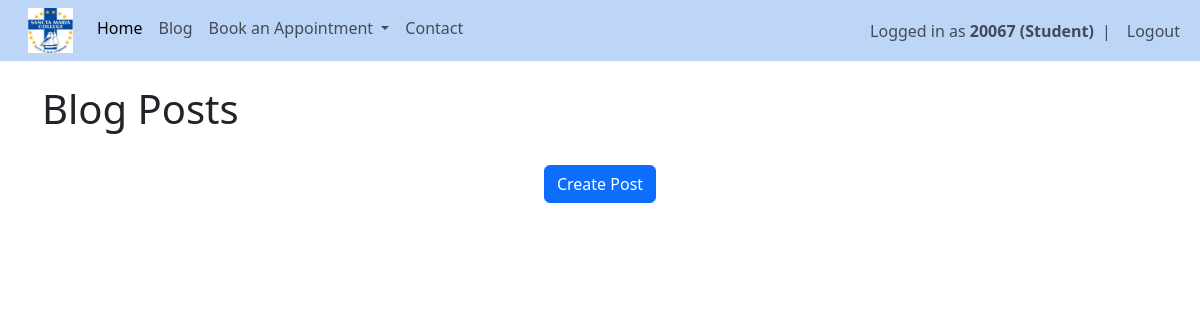
Page /blog (signed in) on the earlier database version.
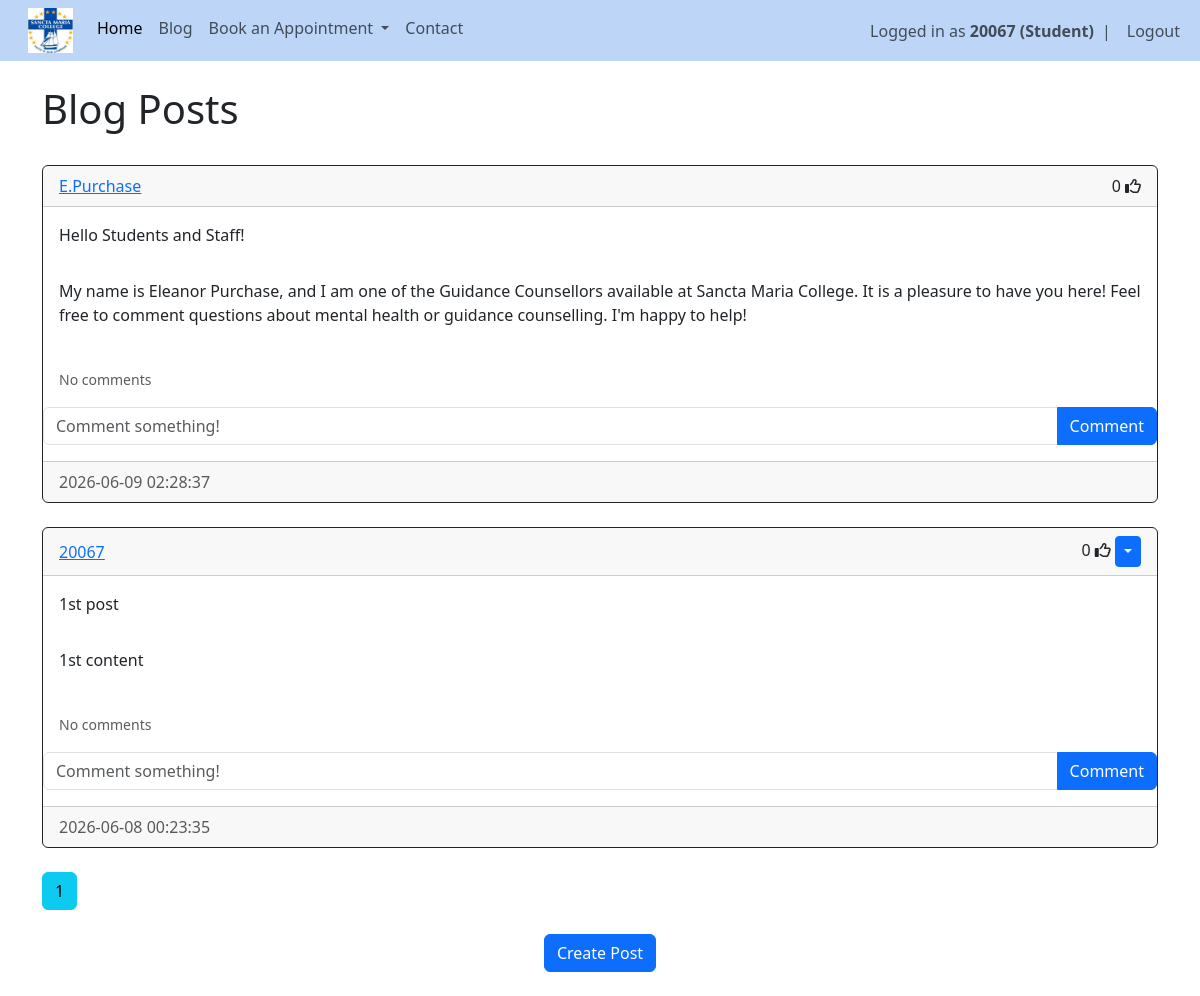
Same page on the later database version.
### website/models.py (models this page shows)
class Post(db.Model):
    id = db.Column(db.Integer, primary_key=True)
    title = db.Column(db.String(150), unique=False)
    content = db.Column(db.Text, nullable=False)
    date_created = db.Column(db.DateTime(timezone=True), default=func.now())
    author = db.Column(db.Integer, db.ForeignKey('user.id', ondelete="CASCADE"), nullable=False)
    comments = db.relationship('Comment', backref='post', passive_deletes=True)
    likes = db.relationship('Like', backref='post', passive_deletes=True)

class User(db.Model, UserMixin):
    id = db.Column(db.Integer, primary_key=True)
    email = db.Column(db.String(150), unique=True)
    fname = db.Column(db.String(20))
    lname = db.Column(db.String(20))
    username = db.Column(db.String(150), unique=True)
    role = db.Column(db.String(150))
    password = db.Column(db.String(150))
    date_created = db.Column(db.DateTime(timezone=True), default=func.now())
    posts = db.relationship('Post', backref='user', passive_deletes=True)
    comments = db.relationship('Comment', backref='user', passive_deletes=True)
    likes = db.relationship('Like', backref='user', passive_deletes=True)

### website/views.py (the view)
@views.route("/blog")
@login_required
def blog():
    page = request.args.get('page', 1, type=int)
    posts = Post.query.order_by(Post.date_created.desc()).paginate(page=page, per_page=4)
    return render_template("blog.html", user=current_user, posts=posts, endpoint='views.blog')

### website/__init__.py (called while the page is built)
def create_app():
    app = Flask(__name__)
    app.config['SECRET_KEY'] = "DQiAlMIU5u5eeLDw4KPMHx4d"
    app.config['SQLALCHEMY_DATABASE_URI'] = f'sqlite:///{DB_NAME}'
    db.init_app(app)
    from .views import views
    from .auth import auth
    app.register_blueprint(views, url_prefix="/")
    app.register_blueprint(auth, url_prefix="/")
    from .models import User, Post
    with app.app_context():
        db.create_all()
    login_manager = LoginManager()
    login_manager.login_view = "auth.login"
    login_manager.init_app(app)
    @login_manager.user_loader
    def load_user(id):
        return User.query.get(int(id))
    return app

### website/templates/blog.html
{% extends "posts_div.html"%} {% block title %} Blog {% endblock %}

### website/templates/posts_div.html (shortened to what this page needs)
{% extends "template.html"%} {% block title %} Posts {% endblock %}
{% block content%}
<br/>
<h1>{% block header %} Blog Posts {% endblock %}</h1>
<br/>
<div id="posts">
    {% for post in posts %}
    <div class="card border-dark">
        <div class="card-header d-flex justify-content-between align-items-center">
            <a href="/posts/{{post.user.username}}">{{post.user.username}}</a>
            <div>
                <span id="likes-count-{{post.id}}">{{ post.likes|length }}</span>
                {% if user.id in post.likes|map(attribute="author")|list %}
                <i class="fas fa-thumbs-up" id="like-button-{{post.id}}" onclick="like({{post.id}})"></i>
                {% else %}
                <i class="far fa-thumbs-up" id="like-button-{{post.id}}" onclick="like({{post.id}})"></i>
                {% endif %}
                    {% if user.id == post.author %}
                    <div class="btn-group">
                        <button type="button" class="btn btn-primary btn-sm dropdown-toggle" data-bs-toggle="dropdown"></button>
                    </div>
                    {% endif %}
            </div>
        </div>
        <div class ="card-body">
            <div class="card-text">{{post.title}}</div>
        </div>
        <div class ="card-body">
            <div class="card-text">{{post.content}}</div>
        </div>
        <br/>
        <p class="card-text ms-3">
            {% if post.comments|length > 0 %}
            <a data-bs-toggle="collapse" href="#comments-{{post.id}}" role="button">
                <small>View {{post.comments|length}} Comments</small>
            </a>
            {% else %}
            <small class="text-muted">No comments</small>
            {% endif %}
        </p>
        <form class="input-group mb-3" method="POST" action="/create-comment/{{post.id}}">
            <input type="text" id="text" name="text" class="form-control" placeholder="Comment something!"/>
            <button type="submit" class="btn btn-primary">Comment</button>
        </form >
        <div class ="card-footer text-muted">{{post.date_created}}</div>
    </div>
    <br/>
    {% endfor %}
</div>
{% for page_num in posts.iter_pages(left_edge=1, right_edge=1, left_current=1, right_current=2) %}
{% if page_num %}
{% if endpoint == 'views.posts' %}
{% set page_url = url_for(endpoint, username=username, page=page_num) %}
{% else %}
{% set page_url = url_for(endpoint, page=page_num) %}
{% endif %}
{% if posts.page == page_num %}
<a class="btn btn-info mb-4" href="{{ page_url }}">{{page_num}}</a>
{% else %}
<a class="btn btn-outline-info mb-4" href="{{ page_url }}">{{page_num}}</a>
{% endif %}
{% else %}
...
{% endif %}
{% endfor %}
{% block footer %}
<div align="center">
    <a href="/create-post">
        <button type="button" class="btn btn-primary btn-large">
            Create Post
        </button>
    </a>
</div>
<br/>
{% endblock %}
{% endblock %}

Differences in the rows shown:
added Post: user.username "E.Purchase", likes|length "0", title "Hello Students and Staff!", content "My name is Eleanor Purchase, and I am one of the Guidance Counsellors available at Sancta Maria College. It is a pleasure to have you here! Feel free to comment questions about mental health or guidance counselling. I'm happy to help!", date_created "2026-06-09 02:28:37"
added Post: user.username "20067", likes|length "0", title "1st post", content "1st content", date_created "2026-06-08 00:23:35"
Other differences:
new list line: "1"
